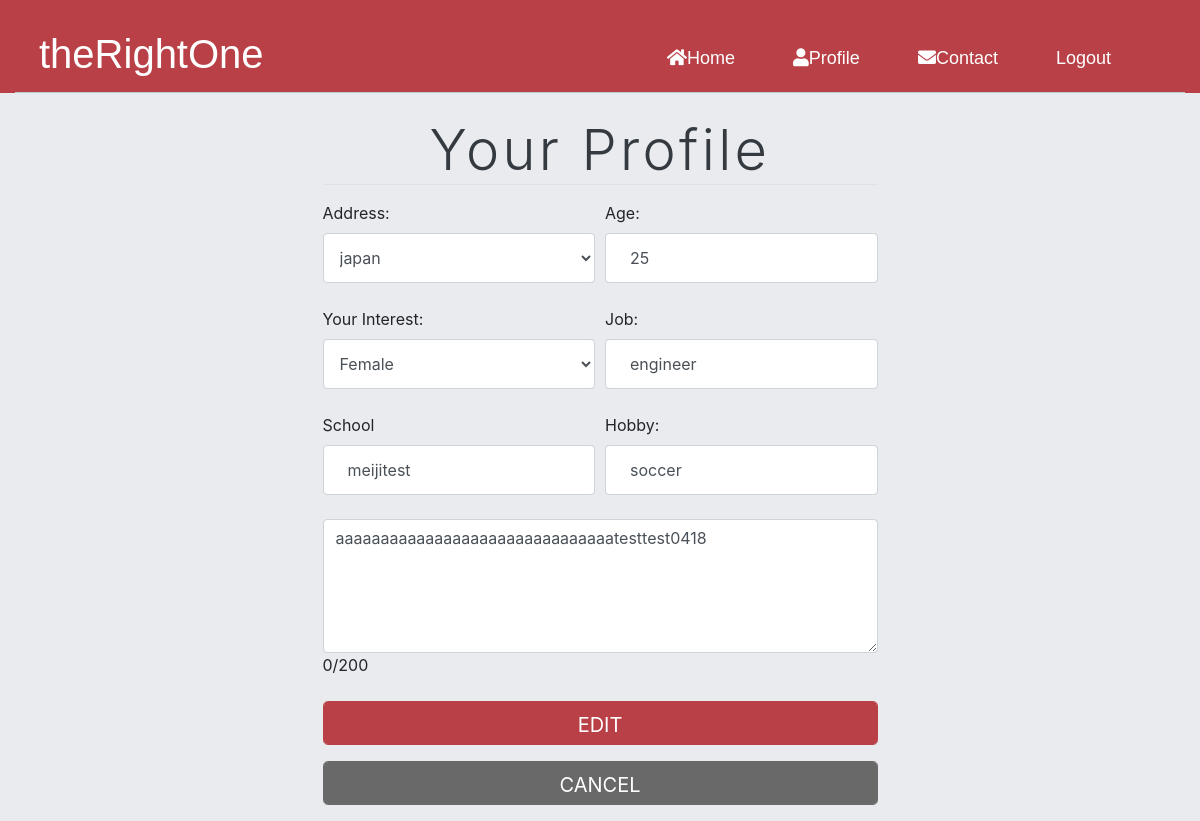
The page /views/addMoreInfo.php (signed in) on the database as committed earlier.
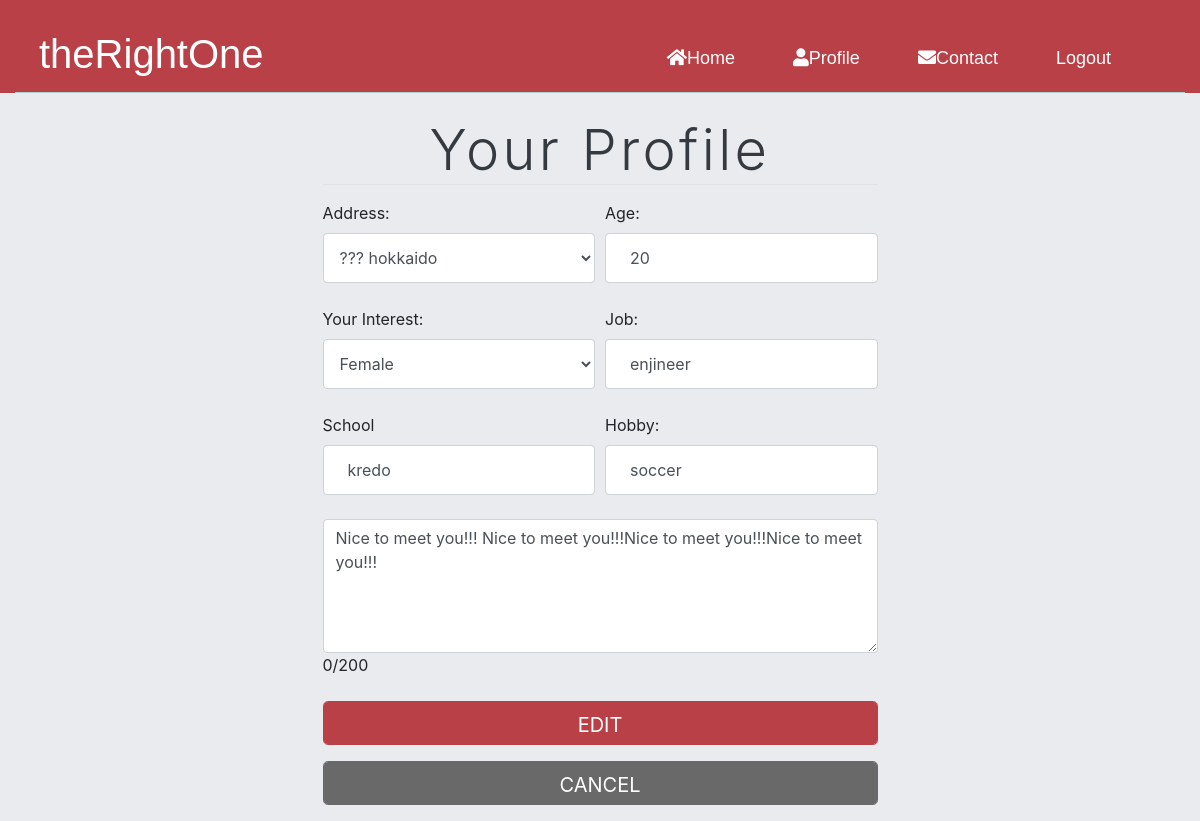
The same page on the database as committed later.
### tables this page shows
CREATE TABLE `users` (
  `user_id` int(11) NOT NULL,
  `username` varchar(255) NOT NULL,
  `address` varchar(255) NOT NULL,
  `age` varchar(3) NOT NULL,
  `gender` varchar(10) NOT NULL,
  `like_gender` varchar(10) NOT NULL,
  `job` varchar(255) NOT NULL,
  `school` varchar(255) NOT NULL,
  `hobby` varchar(255) NOT NULL,
  `profile_comment` varchar(200) NOT NULL,
  `user_image1` varchar(255) DEFAULT NULL,
  `user_image2` varchar(255) DEFAULT NULL,
  `user_image3` varchar(255) DEFAULT NULL
);

### class/Database.php (called while the page is built, shortened)
<?php
    class Database{
        private $servername = 'localhost';
        private $db_username = 'root';
        private $db_password = '';
        private $database = 'portfolio';
        public function __construct()
        {
            $this->conn = new mysqli($this->servername,$this->db_username,$this->db_password,$this->database);
            return $this->conn;
        }
    }
?>

### action/userAction.php (called while the page is built, shortened)
<?php
    require_once '../class/User.php';
    $user = new User();
?>

### class/User.php (called while the page is built, shortened)
<?php
    require_once "Database.php";
    class User extends Database{
        public function getOneUser($userID){
            $sql = "SELECT * FROM users WHERE user_id = $userID";
            $result = $this->conn->query($sql);
            if($result->num_rows == 1){
                return $result->fetch_assoc();
            }else{
                die("No record Found: ".$this->conn->error);
            }
        }
    }
?>

### views/addMoreInfo.php (the view, shortened to what the changed rows need)
<?php
    include '../action/userAction.php';
    $userID = $_SESSION['user_id'];
    $loggedInUser = $user->getOneUser($userID);
    $age = $loggedInUser['age'];
    $userAddress = $loggedInUser['address'];
    $likeGender = $loggedInUser['like_gender'];
    $job = $loggedInUser['job'];
    $school = $loggedInUser['school'];
    $hobby = $loggedInUser['hobby'];
    $profileComment = $loggedInUser['profile_comment'];
?>
<!doctype html>
<html lang="en">
  <head>
    <link href="https://use.fontawesome.com/releases/v5.13.0/css/all.css" rel="stylesheet">
    <link rel="stylesheet" href="https://stackpath.bootstrapcdn.com/bootstrap/4.3.1/css/bootstrap.min.css">
    <link rel="stylesheet" href="../css/style.css">
  </head>
  <body class="">
    <div class="container">
      <div class="mx-auto border border-0 w-50 mt-4">
        <div class="text-dark border-0  mb-3">
          <h2 class="text-center display-4 border-bottom">Your Profile</h2>
        </div>
        <form action="../action/userAction.php" method="post" enctype="multipart/form-data">
          <div class="form-row">
            <div class="form-group col-md-6 col-sm-12 col-xs-12 mb-4">
              <label for="address">Address:</label>
                <select name="address" id="address" class="w-100 form-control">
                  <?php
                    if($userAddress):
                  ?>
                    <option value="<?php echo $userAddress ?>" selected><?php echo $userAddress ?></option>
                    <?php else: ?>
                    <option value="" selected disabled  class="form-control">Address</option>
                  <?php endif; ?>
                </select>
            </div>
            <div class="form-group col-md-6 col-sm-12 col-xs-12 mb-4">
              <label for="age">Age:</label>
              <input type="number" name="age" id="age" class="p-4 form-control" placeholder="age" value="<?php echo $age ?>">
            </div>
            <div class="form-group col-md-6 col-sm-12 col-xs-12 mb-4">
              <label for="like">Your Interest:</label>
                <select name="like" id="like" class="w-100 form-control">
                  <?php
                    if($likeGender):
                  ?>
                    <option value="<?php echo $likeGender?>" selected class="form-control"><?php echo $likeGender?></option>
                  <?php
                    else:
                  ?>
                    <option value="" selected disabled  class="form-control">Looking for</option>
                  <?php
                    endif;
                  ?>
                </select>
            </div>
            <div class="form-group col-md-6 col-sm-12 col-xs-12 mb-4">
              <label for="job">Job:</label>
              <input type="text" name="job" id="job" class="p-4 form-control" placeholder="job" value="<?php echo $job?>">
            </div>
            <div class="form-group col-md-6 col-sm-12 col-xs-12 mb-4">
              <label for="school">School</label>
              <input type="text" name="school" id="school" class="p-4 form-control" placeholder="school" value="<?php echo $school ?>">
            </div>
            <div class="form-group col-md-6 col-sm-12 col-xs-12 mb-4">
              <label for="hobby">Hobby:</label>
              <input type="text" name="hobby" id="hobby" class="p-4 form-control" placeholder="Your Hobby" value="<?php echo $hobby ?>">
            </div>
            <br>
            <div class="form-group col-12 mb-4">
              <textarea name="profile_message" id="" cols="40" rows="5" class="form-control" placeholder="Your Message (the maximum amount of characters is 200)"  maxlength="200" onKeyUp="countLength(value, 'textlength');"><?php echo $profileComment?></textarea>
              <span id="textlength">0</span><span>/200</span>
            </div>
            <br>
            <br>
            </div>
          </form>
        </div>
    </div>
  </body>
</html>

Rows that differ between the two databases and show on the page:
changed users "Female": address "japan" → "??? hokkaido"; age "25" → "20"; job "engineer" → "enjineer"; school "meijitest" → "kredo"; profile_message "aaaaaaaaaaaaaaaaaaaaaaaaaaaaaaatesttest0418" → "Nice to meet you!!! Nice to meet you!!!Nice to meet you!!!Nice to meet you!!!"
